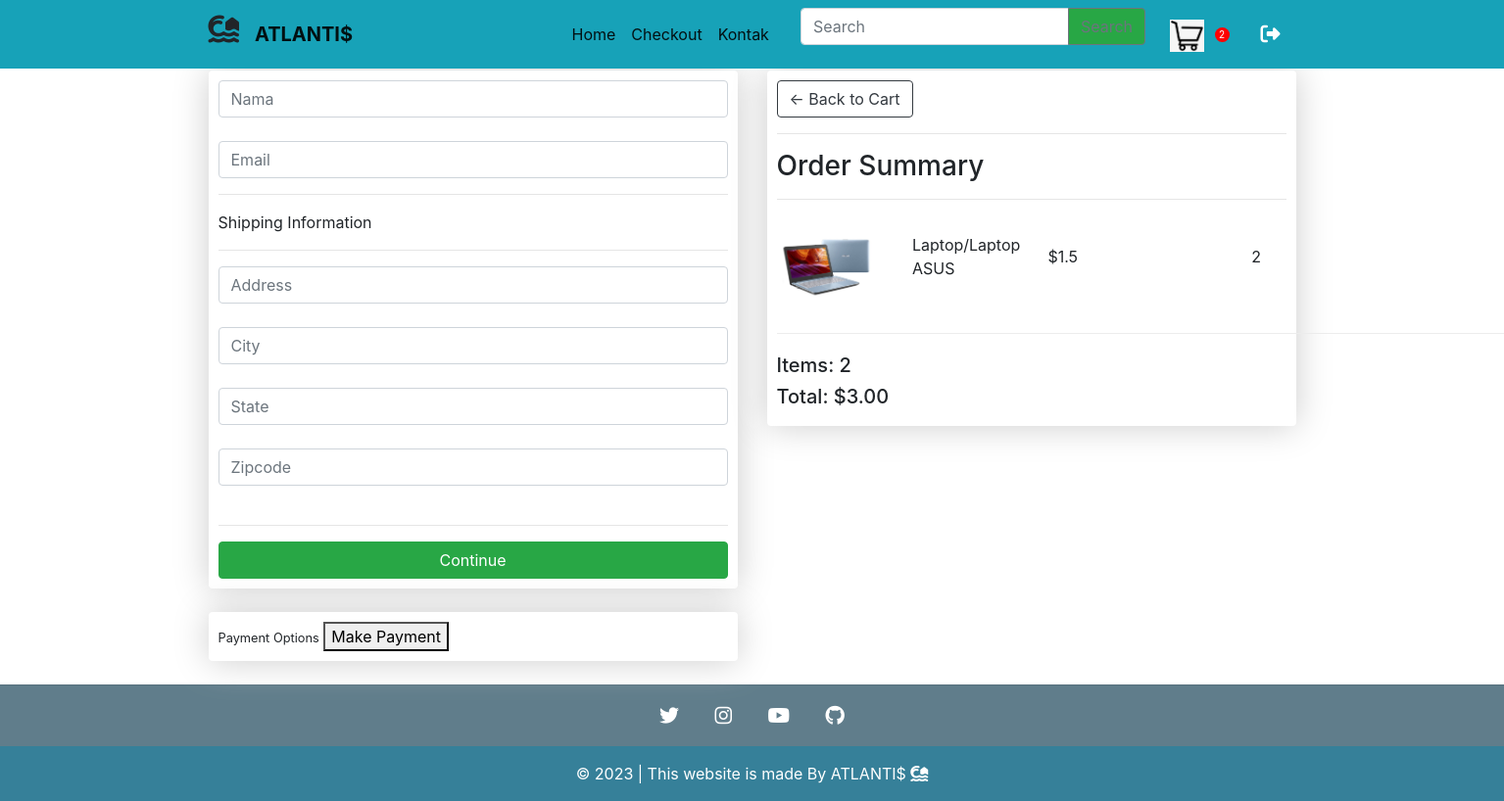
Screenshot of /checkout/ (signed in) with the database file from the repository.
### toko/models.py (models this page shows, shortened)
class OrderItem(models.Model):
    product = models.ForeignKey(Product, on_delete=models.SET_NULL, blank=True, null=True)
    order = models.ForeignKey(Order, on_delete=models.SET_NULL, blank=True, null=True)
    quantity = models.IntegerField(default=0, null=True, blank=True)
    date_added = models.DateTimeField(auto_now_add=True)
    @property
    def get_total(self):
        total = self.product.price * self.quantity
        return total

class Product(models.Model):
   name = models.CharField(max_length=200, null=True)
   price = models.FloatField()
   description = models.CharField(max_length=200, null=True)
   digital = models.BooleanField(default=False, null=True, blank=False)
   image = models.ImageField(null=True, blank=True)

class Order(models.Model):
    customer = models.ForeignKey(Customer, on_delete=models.SET_NULL, blank=True, null=True)
    data_ordered = models.DateTimeField(auto_now_add=True)
    complete = models.BooleanField(default=False, null=True, blank=False)
    transaction_id = models.CharField(max_length=200, null=True)
    @property
    def get_cart_total(self):
        orderitems = self.orderitem_set.all()
        total = sum ([item.get_total for item in orderitems])
        return total
    @property
    def get_cart_items(self):
        orderitems = self.orderitem_set.all()
        total = sum ([item.quantity for item in orderitems])
        return total

### toko/views.py (the view)
# urls.py: path('checkout/', views.checkout, name="checkout"),
def checkout(request):
    if request.user.is_authenticated:
        customer = request.user.customer
        order, created = Order.objects.get_or_create(customer=customer, complete=False)
        items = order.orderitem_set.all()
        cartItems = order.get_cart_items
    else:
        items = []
        order = {'get_cart_total':0, 'get_cart_items':0, 'shipping_info':False}
        cartItems = order['get_cart_items']
    context = {'items':items, 'order':order, 'cartItems':cartItems}
    return render(request, 'toko/checkout.html', context)

### toko/templates/toko/checkout.html (shortened to what this page needs)
{% extends 'toko/main.html' %}
{% load static %}
{% block content %}
<br>
<br>
<br>
<div class="row">
    <div class="col-lg-6">
        <div class="box-element" id="form-wrapper">
            <form id="form">
                <div id="user-info">
                    <div class="form-field">
                        <input required class="form-control" type="text" name="name" placeholder="Nama">
                    </div><br>
                    <div class="form-field">
                        <input required class="form-control" type="email" name="email" placeholder="Email">
                    </div>
                </div>
            <div id="shipping_info">
                    <hr>
                    <p>Shipping Information</p>
                    <hr>
                    <div class="form-field">
                        <input class="form-control" type="text" name="address" placeholder="Address">
                    </div><br>
                    <div class="form-field">
                        <input class="form-control" type="text" name="city" placeholder="City">
                    </div><br>
                    <div class="form-field">
                        <input class="form-control" type="text" name="state" placeholder="State">
                    </div><br>
                    <div class="form-field">
                        <input class="form-control" type="float" name="zipcode" placeholder="Zipcode">
                    </div>
                    <br>
            </div>
                <hr>
                <input id="form-button" class="btn btn-success btn-block" type="submit" value="Continue">
            </form>
        </div><br>
        <div class="box-element hidden" id="payment-info">
            <small>Payment Options</small>
            <button id="make-payment">Make Payment</button>
        </div>
    </div><br>
    <br>
    <br>
    {% for item in items %}
    <div class="col-lg-6">
        <div class="box-element">
            <a class="btn btn-outline-dark" href="{% url 'cart' %}">&#x2190; Back to Cart</a>
            <hr>
            <h3>Order Summary</h3>
            <hr>
            <div class="cart-row">
                <div style="flex:2"><img class="row-image" src="{{item.product.image.url}}"></div>
                <th><div style="flex:2"><p>{{item.product.name}}</p></div>
                <th><div style="flex:3"><p>${{item.product.price}}</p></div></th>
                <th><div style="flex:6"><p>{{item.quantity}}</p></div></th>
            </div>
            {% endfor %}
            <h5>Items: {{order.get_cart_items}}</h5>
            <h5>Total: ${{order.get_cart_total|floatformat:2}}</h5>
        </div>
    </div>
</div>
{%  endblock content %}

### static/css/main.css (style rules this page uses)
.cart-row { display: flex; width:900px; align-items: center; padding-bottom: 20px; margin-bottom: 20px; border-bottom: 1px solid #ececec; }
.box-element { box-shadow: hsl(0, 0%, 80%) 0 0 36px; background-color: #fff; border-radius: 4px; padding: 10px; }
.row-image { width:100px; }

### rows the page displays
OrderItem: product.image (picture), product.name "Laptop/Laptop ASUS", product.price "1.5", quantity "2"
Order: get_cart_items "2", get_cart_total "3.00"

### other values shown
{{ cartItems }} "2"
